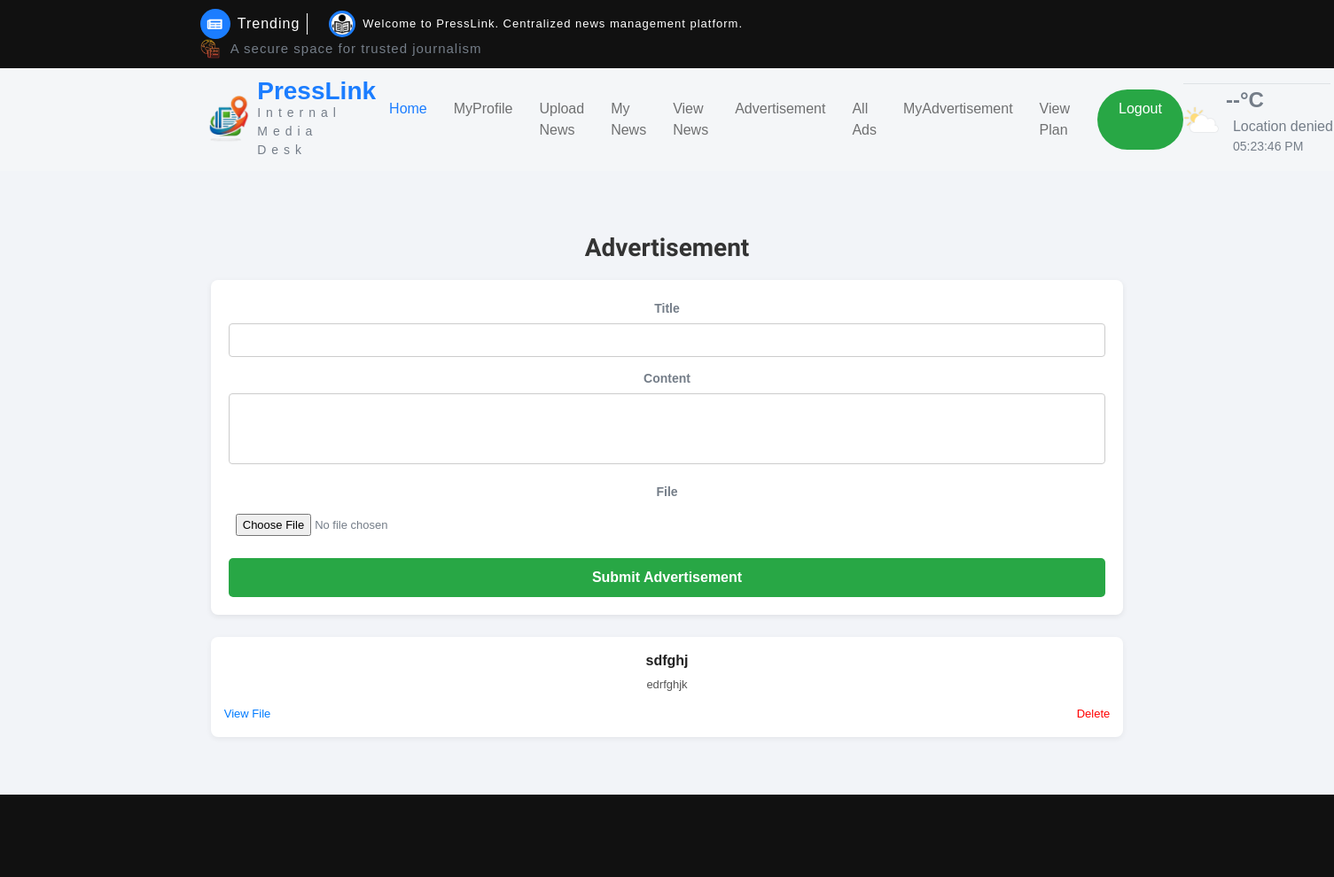
The page /User/Advertisement/ (signed in, upper part) on the database as committed earlier.
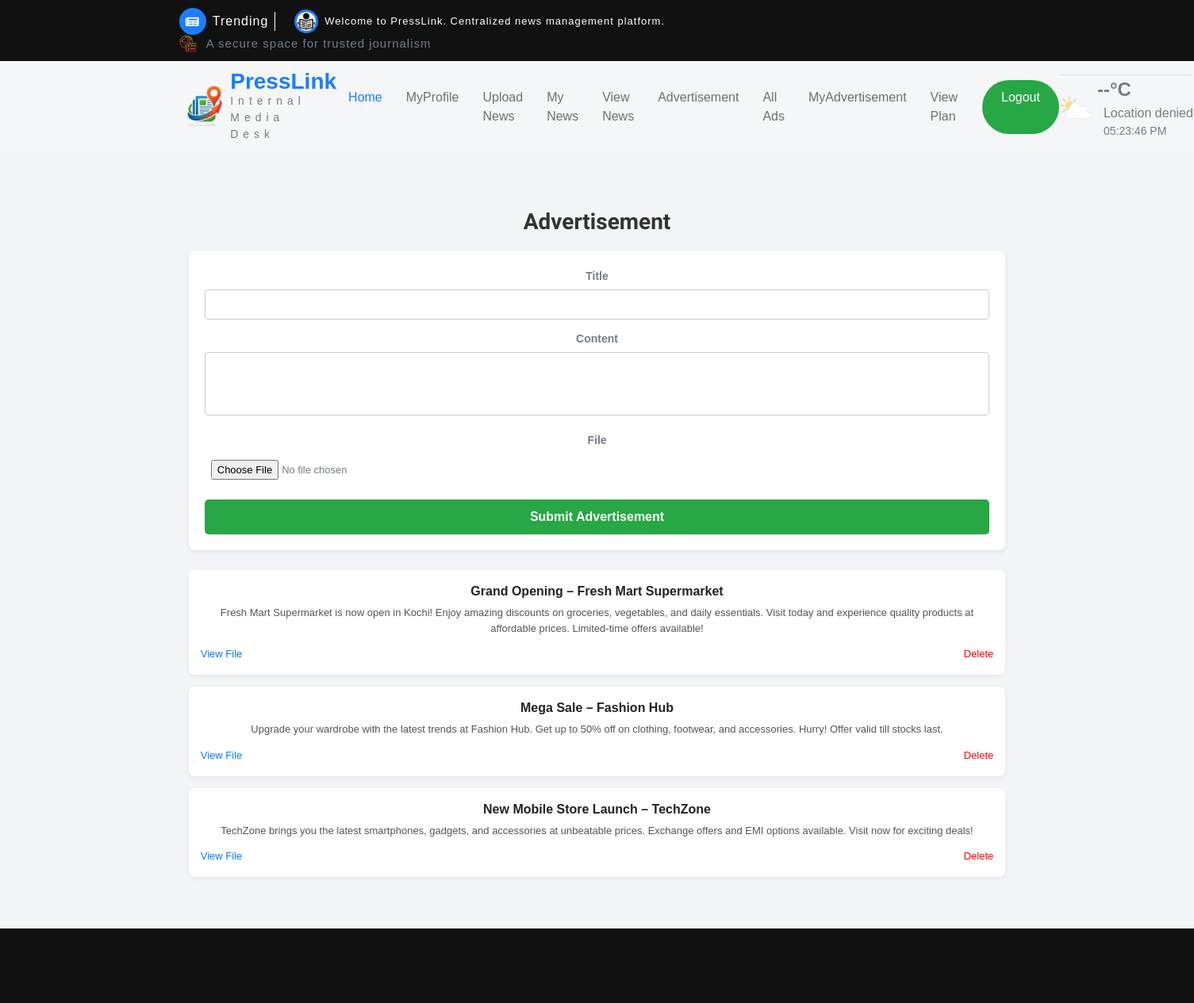
The same page on the database as committed later.
### User/models.py (models this page shows)
class tbl_advertisement(models.Model):
    advertisement_date=models.DateField(auto_now_add=True)
    advertisement_status=models.IntegerField(default=0)
    advertisement_file=models.FileField(upload_to="Assets/news/")
    advertisement_title=models.CharField(max_length=50)
    advertisement_content=models.CharField(max_length=50)
    user_id=models.ForeignKey(tbl_user,on_delete=models.CASCADE)
    verifier_id=models.ForeignKey(tbl_verifier,on_delete=models.CASCADE,null=True)
    editor_id=models.ForeignKey(tbl_editor,on_delete=models.CASCADE,null=True)
    advertisement_amount = models.IntegerField(null=True, blank=True)

### User/views.py (the view, shortened to what this page needs)
# urls.py: path("Advertisement/", views.Advertisement, name="Advertisement"),
def Advertisement(request):
    if "uid" in request.session:
        userdata = tbl_user.objects.get(id=request.session["uid"])
        Advdata = tbl_advertisement.objects.filter(user_id=userdata)
        return render(request, 'User/Advertisement.html', {'Advdata': Advdata, 'userdata': userdata})
    else:
        return redirect("Guest:Login")

### User/Templates/User/Advertisement.html (shortened to what this page needs)
{% extends 'User/Header.html' %}
{% block content %}
<h3>Advertisement</h3>
<div class="container">
    <div class="form-card">
        <form method="post" enctype="multipart/form-data">
            <div class="form-group">
                <label>Title</label>
                <input type="text" name="txt_title" required>
            </div>
            <div class="form-group">
                <label>Content</label>
                <textarea name="txt_content" required></textarea>
            </div>
            <div class="form-group">
                <label>File</label>
                <input type="file" name="txt_file" required>
            </div>
            <input type="submit" value="Submit Advertisement" class="btn">
        </form>
    </div>
    {% for i in Advdata %}
    <div class="ad-card">
        <div class="ad-title">{{ i.advertisement_title }}</div>
        <div class="ad-content">
            {{ i.advertisement_content }}
        </div>
        <div class="ad-actions">
            <div>
                {% if i.advertisement_file %}
                <a class="view" href="{{ i.advertisement_file.url }}" target="_blank">View File</a>
                {% else %}
                No File
                {% endif %}
            </div>
            <div>
                <a class="delete" href="{% url 'User:delAdv' i.id %}">Delete</a>
            </div>
        </div>
    </div>
    {% empty %}
    <div class="empty">No Advertisements Found</div>
    {% endfor %}
</div>
{% endblock %}

Rows that differ between the two databases and show on the page:
removed tbl_advertisement: advertisement_title "sdfghj", advertisement_content "edrfghjk"
added tbl_advertisement: advertisement_title "Grand Opening – Fresh Mart Supermarket", advertisement_content "Fresh Mart Supermarket is now open in Kochi! Enjoy amazing discounts on groceries, vegetables, and daily essentials. Visit today and experience quality products at affordable prices. Limited-time offers available!"
added tbl_advertisement: advertisement_title "Mega Sale – Fashion Hub", advertisement_content "Upgrade your wardrobe with the latest trends at Fashion Hub. Get up to 50% off on clothing, footwear, and accessories. Hurry! Offer valid till stocks last."
added tbl_advertisement: advertisement_title "New Mobile Store Launch – TechZone", advertisement_content "TechZone brings you the latest smartphones, gadgets, and accessories at unbeatable prices. Exchange offers and EMI options available. Visit now for exciting deals!"
